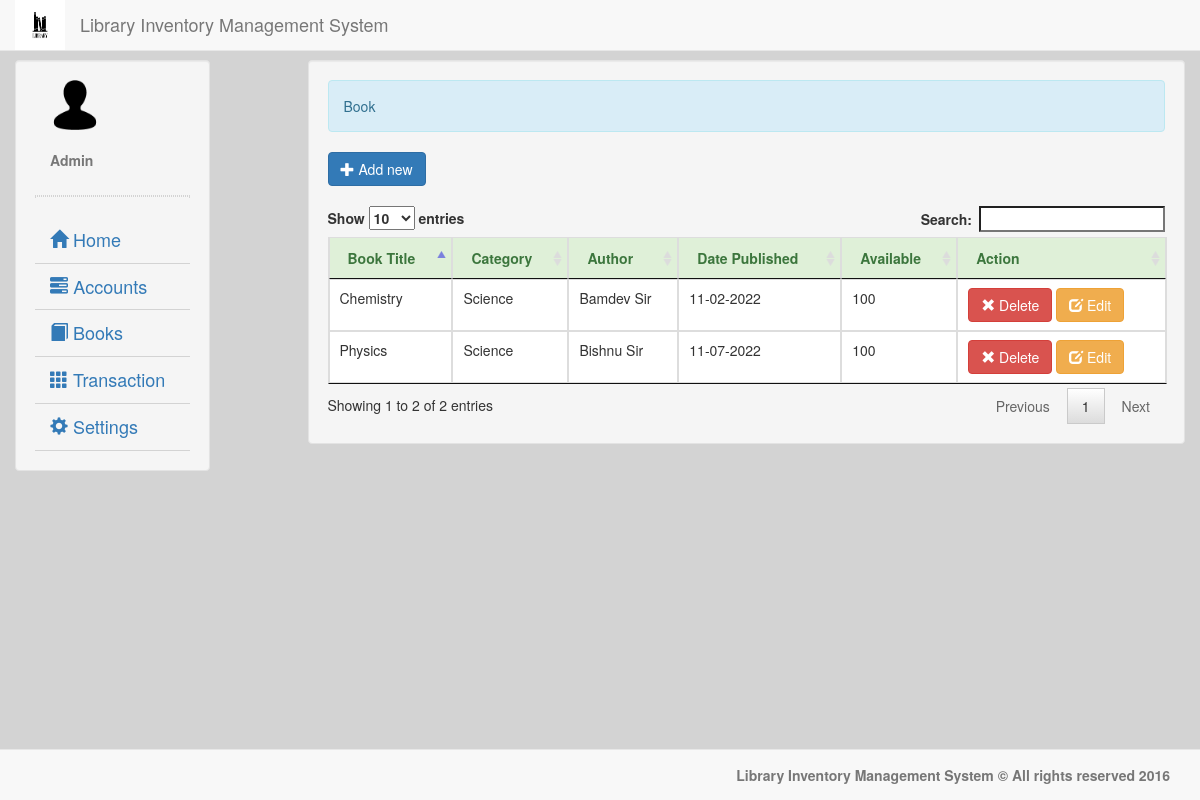
Page /book.php (signed in) on the committed database.
### tables this page shows
CREATE TABLE `book` (
  `book_id` int(11) NOT NULL,
  `book_title` varchar(50) NOT NULL,
  `book_description` varchar(200) NOT NULL,
  `book_category` varchar(50) NOT NULL,
  `book_author` varchar(60) NOT NULL,
  `date_publish` varchar(25) NOT NULL,
  `qty` int(11) NOT NULL
);

### account.php (called while the page is built)
<?php
	require_once 'connect.php';
	$qadmin = $conn->query("SELECT * FROM `admin` WHERE `admin_id` = '$_SESSION[admin_id]'") or die(mysqli_error());
	$fadmin = $qadmin->fetch_array();
	$name = $fadmin['firstname']." ".$fadmin['lastname'];

### book.php (the view, shortened to what this page needs)
<!DOCTYPE html>
<?php
	require_once 'valid.php';
?>
<html lang = "eng">
	<head>
		<link rel = "stylesheet" type = "text/css" href = "css/bootstrap.css" />
		<link rel = "stylesheet" type = "text/css" href = "css/jquery.dataTables.css" />
	</head>
	<body style = "background-color:#d3d3d3;">
		<nav class = "navbar navbar-default navbar-fixed-top">
			<div class = "container-fluid">
				<div class = "navbar-header">
					<img src = "images/logo.png" width = "50px" height = "50px" />
					<h4 class = "navbar-text navbar-right">Library Inventory Management System</h4>
				</div>
			</div>
		</nav>
		<div class = "container-fluid">
			<div class = "col-lg-2 well" style = "margin-top:60px;">
				<div class = "container-fluid" style = "word-wrap:break-word;">
					<img src = "images/user.png" width = "50px" height = "50px"/>
					<br />
					<br />
					<label class = "text-muted"><?php require'account.php'; echo $name;?></label>
				</div>
				<hr style = "border:1px dotted #d3d3d3;"/>
				<ul id = "menu" class = "nav menu">
					<li><a style = "font-size:18px; border-bottom:1px solid #d3d3d3;" href = "home.php"><i class = "glyphicon glyphicon-home"></i> Home</a></li>
					<li><a style = "font-size:18px; border-bottom:1px solid #d3d3d3;" href = ""><i class = "glyphicon glyphicon-tasks"></i> Accounts</a>
					</li>
					<li><a style = "font-size:18px; border-bottom:1px solid #d3d3d3;" href = "book.php"><i class = "glyphicon glyphicon-book"></i> Books</a></li>
					<li><a style = "font-size:18px; border-bottom:1px solid #d3d3d3;" href = ""><i class = "glyphicon glyphicon-th"></i> Transaction</a>
					</li>
					<li><a  style = "font-size:18px; border-bottom:1px solid #d3d3d3;" href = ""><i class = "glyphicon glyphicon-cog"></i> Settings</a>
					</li>
				</ul>
			</div>
			<div class = "col-lg-9 well" style = "margin-top:60px;">
				<div class = "alert alert-info">Book</div>
					<button id = "add_book" type = "button" class = "btn btn-primary"><span class = "glyphicon glyphicon-plus"></span> Add new</button>
					<br />
					<br />
					<div id = "book_table">
						<table id = "table" class = "table table-bordered">
							<thead class = "alert-success">
								<tr>
									<th>Book Title</th>
									<th>Category</th>
									<th>Author</th>
									<th>Date Published</th>
									<th>Available</th>
									<th>Action</th>
								</tr>
							</thead>
							<tbody>
								<?php
									$qbook = $conn->query("SELECT * FROM `book`") or die(mysqli_error());
									while($fbook = $qbook->fetch_array()){
								?>
								<tr>
									<td><?php echo $fbook['book_title']?></td>
									<td><?php echo $fbook['book_category']?></td>
									<td><?php echo $fbook['book_author']?></td>
									<td><?php echo date("m-d-Y", strtotime($fbook['date_publish']))?></td>
									<td><?php echo $fbook['qty']?></td>
									<td><a class = "btn btn-danger delbook_id" value = "<?php echo $fbook['book_id']?>"><span class = "glyphicon glyphicon-remove"></span> Delete</a> <a value = "<?php echo $fbook['book_id']?>" class = "btn btn-warning ebook_id"><span class = "glyphicon glyphicon-edit"></span> Edit</a></td>
								</tr>
								<?php
									}
								?>
							</tbody>
						</table>
					</div>
			</div>
		</div>
		<br />
		<br />
		<br />
		<nav class = "navbar navbar-default navbar-fixed-bottom">
			<div class = "container-fluid">
				<label class = "navbar-text pull-right">Library Inventory Management System &copy; All rights reserved 2016</label>
			</div>
		</nav>
	</body>
</html>

### rows in the picture
book: book_title "Physics", book_category "Science", book_author "Bishnu Sir", date_publish "11-07-2022", qty "100", $fbook['book_id'] 3 (drawn)
book: book_title "Chemistry", book_category "Science", book_author "Bamdev Sir", date_publish "11-02-2022", qty "100", $fbook['book_id'] 4 (drawn)

### other values in the picture
$name "Admin"
